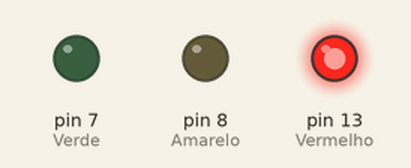
Recording of a sketch running on a simulated Arduino Uno, built with avr-gcc and run on an emulated ATmega328P. Shown: output pins drawn as LEDs (lit = HIGH).

Above: at 0.5 s.
At 2.2 s:
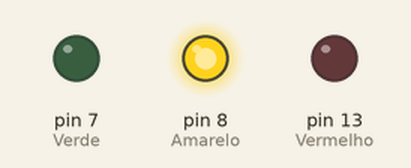
At 4.0 s:
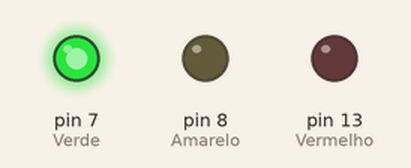
Timing chart, 0 to 5.8 s (numbered marks = the images above):
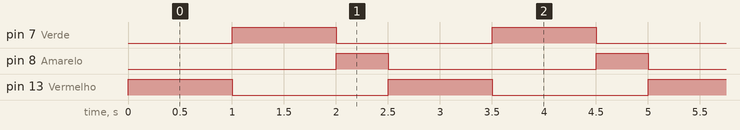

The sketch:

blink.ino
```cpp
void setup() {
  pinMode(LED_BUILTIN, OUTPUT);//Vermelho
  pinMode(8, OUTPUT);//Amarelo
  pinMode(7, OUTPUT);//Verde

}

void loop() {
  digitalWrite(8, LOW);
  digitalWrite(LED_BUILTIN, HIGH);
  delay(1000);
  digitalWrite(LED_BUILTIN, LOW);
  digitalWrite(7, HIGH);
  delay(1000);
  digitalWrite(8, HIGH);
  digitalWrite(7, LOW);
  delay(500);
}
```

Measured:
- by itself, pin 7 (Verde), pin 13 (Vermelho): alternates HIGH for 1.0 s and LOW for 1.5 s
- by itself, pin 8 (Amarelo): alternates HIGH for 0.50 s and LOW for 2.0 s
- by itself, everything shown: repeats every 2.5 s, in 3 steps
